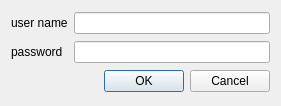
<?xml version="1.0" encoding="UTF-8"?>
<ui version="4.0">
 <class>CLoginDialog</class>
 <widget class="QDialog" name="CLoginDialog">
  <property name="geometry">
   <rect>
    <x>0</x>
    <y>0</y>
    <width>281</width>
    <height>106</height>
   </rect>
  </property>
  <property name="windowTitle">
   <string>Dialog</string>
  </property>
  <layout class="QGridLayout" name="gridLayout">
   <item row="0" column="0">
    <widget class="QLabel" name="label_gif">
     <property name="text">
      <string>user name</string>
     </property>
    </widget>
   </item>
   <item row="0" column="1">
    <widget class="QLineEdit" name="leName"/>
   </item>
   <item row="1" column="1">
    <widget class="QLineEdit" name="lePassword"/>
   </item>
   <item row="1" column="0">
    <widget class="QLabel" name="label_gif_2">
     <property name="text">
      <string>password</string>
     </property>
    </widget>
   </item>
   <item row="2" column="0" colspan="2">
    <widget class="QDialogButtonBox" name="buttonBox">
     <property name="orientation">
      <enum>Qt::Horizontal</enum>
     </property>
     <property name="standardButtons">
      <set>QDialogButtonBox::Cancel|QDialogButtonBox::Ok</set>
     </property>
    </widget>
   </item>
  </layout>
 </widget>
 <resources/>
 <connections/>
</ui>
